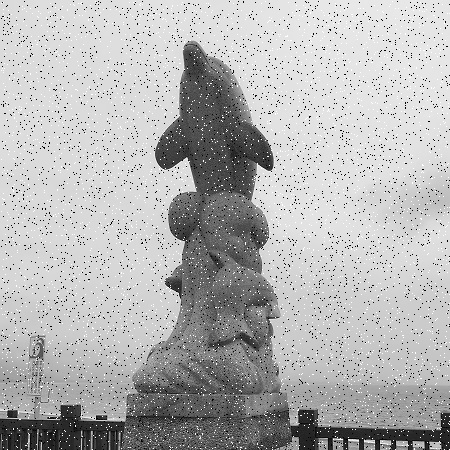
#> input picture images/GraySaltPepperImage.jpg, 450 x 450 px, found by its file name
$ jupyter execute '5-10 MedianBlur,.ipynb'   (shell and % lines are left out)
#> lines starting #> are read from the running program, lines starting #| are printed output that depends on the picture
### **中值滤波**

非线性滤波的计算过程包含排序、逻辑计算等，线性滤波只能使噪声变得更柔和，而非线性滤波一定程度上可以去除噪声

中值滤波取滤波器范围内所有像素值的中值替代滤波器中心的像素值，能有效抑制噪声的非线性信号，不依赖滤波器内与典型值相差较大的值，因此对斑点噪声和椒盐噪声具有很好的处理效果

相比于均值滤波，中值滤波对脉冲干扰信号的处理效果更佳，在一定程度下对图像的边缘信息保护得更好，可以避免细节的模糊，但耗时更长

[cell 1]
# -*- coding:utf-8 -*-
import cv2 as cv
import numpy as np
import sys
import matplotlib
import matplotlib.pyplot as plt
# 设置中文字体
matplotlib.rcParams['font.family'] = 'simhei'
matplotlib.rcParams['axes.unicode_minus'] = False
rootpath = '/home/zomnk/python_ws/02-OpenCV4/images/'

[cell 2]
# 读取图像并判断是否读取成功
gray = cv.imread(rootpath +'GraySaltPepperImage.jpg')
#> gray is the input picture: shape (450, 450, 3); min 0, max 255, mean 180.4
if gray is None:
    print('Failed to read GraySaltPepperImage.jpg')
    sys.exit

img = cv.imread(rootpath +'ColorSaltPepperImage.jpg')[:,:,[2,1,0]]
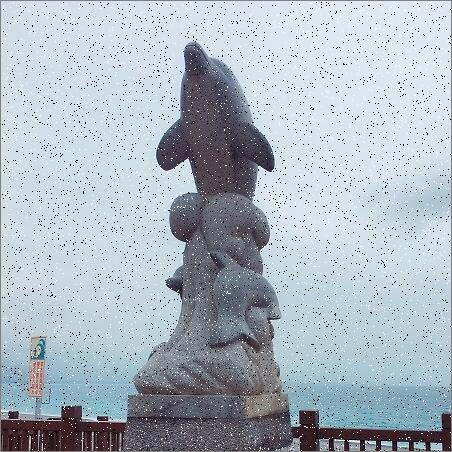
#> input picture images/ColorSaltPepperImage.jpg, 452 x 452 px, found by its file name
if img is None:
    print('Failed to read ColorSaltPepperImage.jpg')
    sys.exit

[cell 3]
# 分别对含椒盐噪声的彩色图像和灰度图像进行中值滤波
img_3 = cv.medianBlur(img, 3)
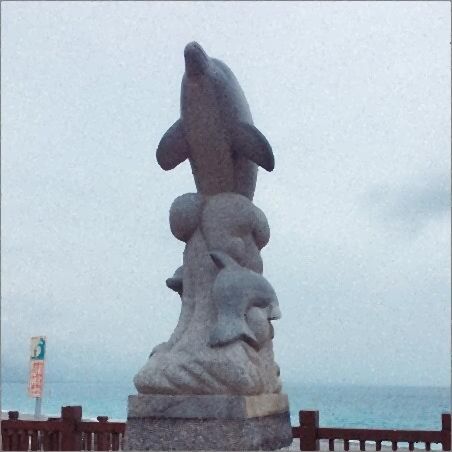
#> img_3: shape (452, 452, 3); mean R, G, B 173.1, 184.9, 195.1
gray_3 = cv.medianBlur(gray, 3)
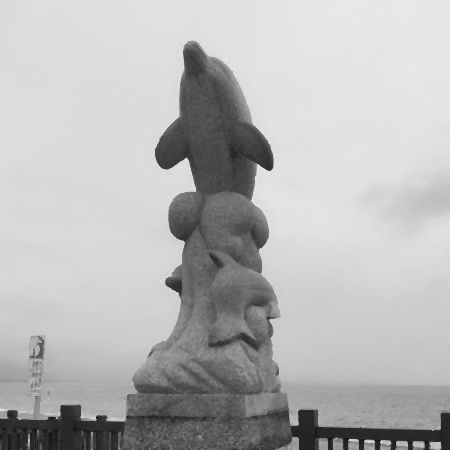
#> gray_3: shape (450, 450, 3); min 16, max 234, mean 183

[cell 4]
# 增大ksize，图像会变模糊
img_9 = cv.medianBlur(img, 9)
gray_9 = cv.medianBlur(gray, 9)

[cell 5]
# 展示结果
plt.figure(figsize=(15, 5))
plt.subplot(1, 3, 1)
plt.title('原灰度图像')
plt.imshow(gray, cmap='gray')
plt.subplot(1, 3, 2)
plt.title('3×3中值滤波')
plt.imshow(gray_3, cmap='gray')
plt.subplot(1, 3, 3)
plt.title('9×9中值滤波')
plt.imshow(gray_9, cmap='gray')
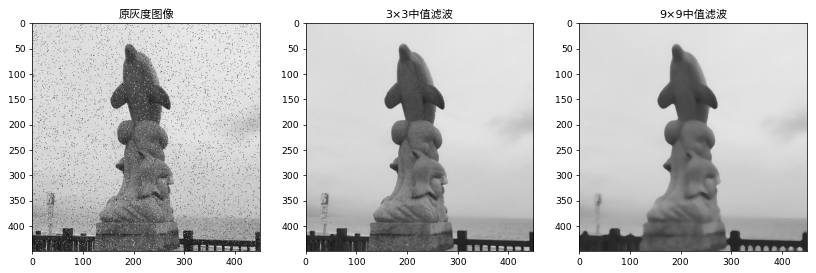
#> figure drawn by matplotlib, 3 panels

[cell 6]
# 展示结果
plt.figure(figsize=(15, 5))
plt.subplot(1, 3, 1)
plt.title('原彩色图像')
plt.imshow(img)
plt.subplot(1, 3, 2)
plt.title('3×3中值滤波')
plt.imshow(img_3)
plt.subplot(1, 3, 3)
plt.title('9×9中值滤波')
plt.imshow(img_9)
